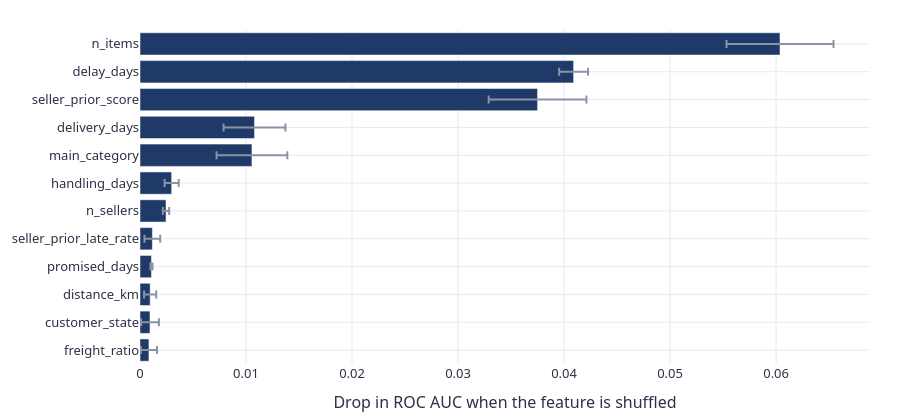

This figure's notebook cell:
### Code cell
V.fig_importance(imp, 'post_hoc')

### Figure 1 — Plotly figure (JSON) as saved in the notebook; plotly's stock layout.template omitted (floating-point values rounded to 4 significant figures)
{"data": [{"error_x": {"array": [0.0007624, 0.0008393, 0.0005705, 9.327e-05, 0.000742, 0.0002984, 0.0006676, 0.003338, 0.002918, 0.004611, 0.001364, 0.005047], "color": "#8a93a5"}, "marker": {"color": "#1f3a68"}, "orientation": "h", "type": "bar", "x": [0.0008434, 0.000942, 0.0009585, 0.00108, 0.001166, 0.002453, 0.002986, 0.01056, 0.0108, 0.0375, 0.0409, 0.06037], "y": ["freight_ratio", "customer_state", "distance_km", "promised_days", "seller_prior_late_rate", "n_sellers", "handling_days", "main_category", "delivery_days", "seller_prior_score", "delay_days", "n_items"]}], "layout": {"font": {"color": "#2b3245", "family": "IBM Plex Sans, Segoe UI, Helvetica, Arial, sans-serif", "size": 13}, "height": 420, "hoverlabel": {"font": {"family": "IBM Plex Sans, Segoe UI, Helvetica, Arial, sans-serif"}}, "legend": {"orientation": "h", "title": {"text": ""}, "x": 0, "y": 1.02, "yanchor": "bottom"}, "margin": {"b": 50, "l": 60, "r": 30, "t": 30}, "paper_bgcolor": "#ffffff", "plot_bgcolor": "#ffffff", "xaxis": {"gridcolor": "#e6e9ef", "title": {"text": "Drop in ROC AUC when the feature is shuffled"}, "zeroline": false}, "yaxis": {"gridcolor": "#e6e9ef", "zeroline": false}}}
